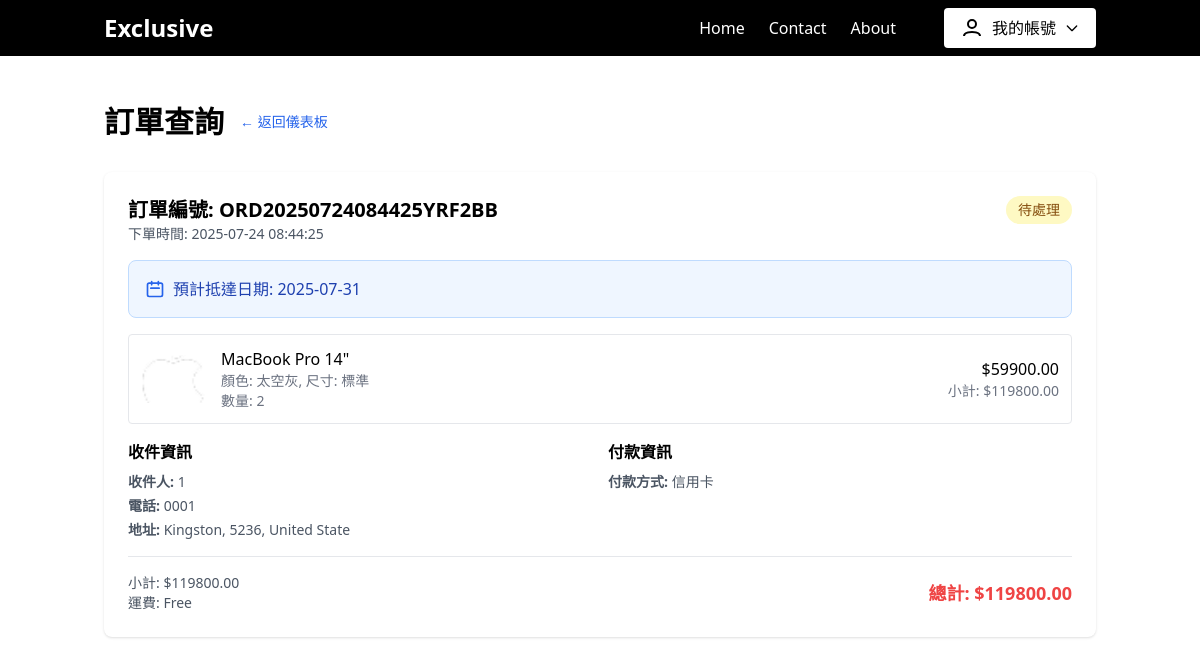
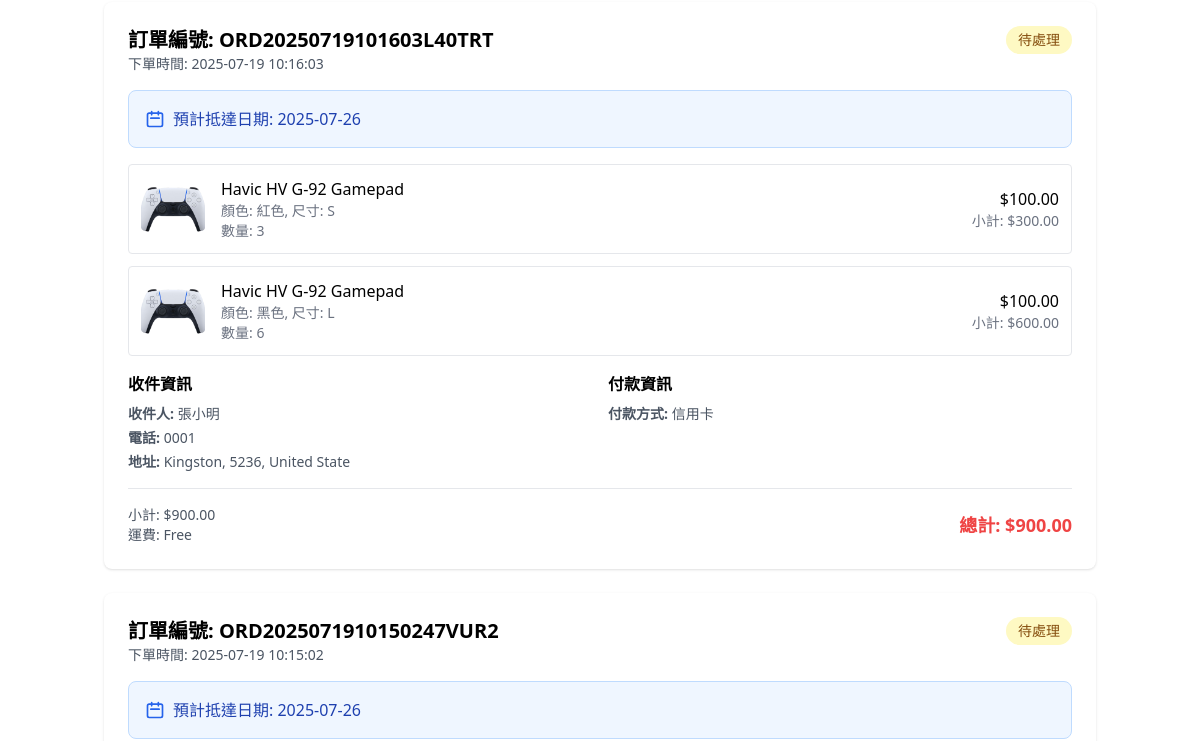
Page /orders (signed in, upper part) on the earlier database version (2 pictures, top to bottom).
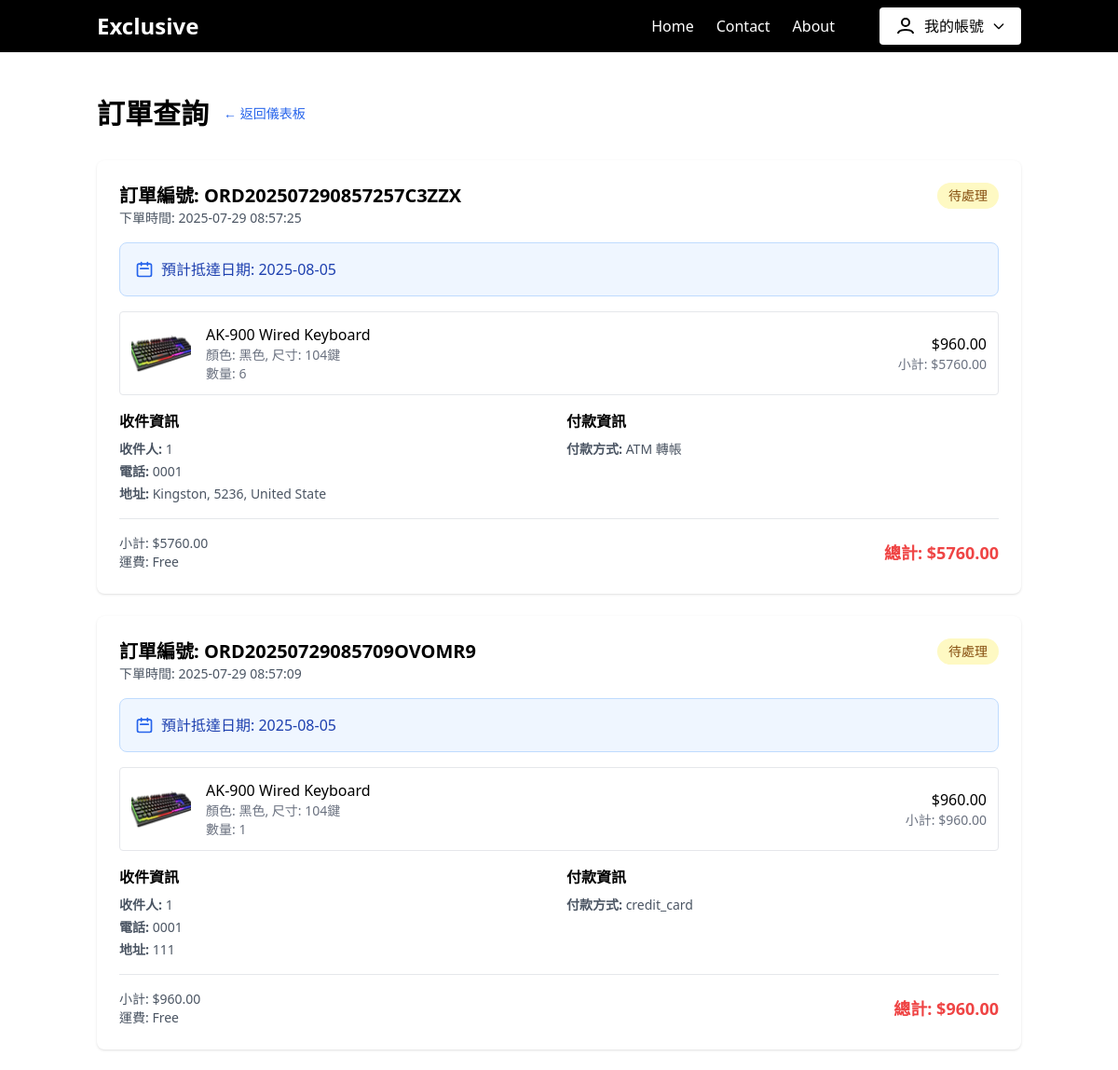
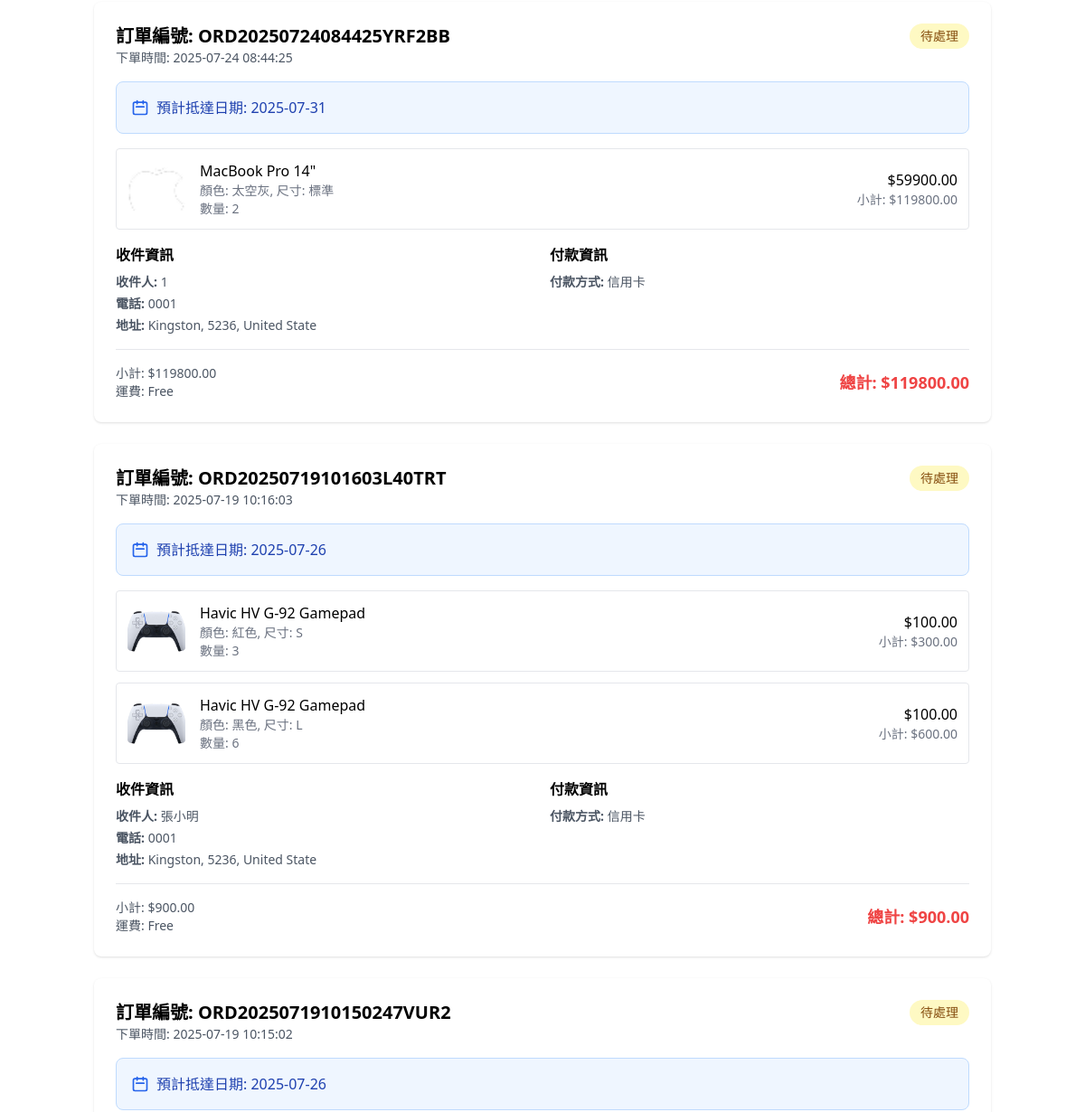
Same page on the later database version (2 pictures, top to bottom).
### app.py (models this page shows, shortened)
class Order(db.Model):
    id = db.Column(db.Integer, primary_key=True)
    user_id = db.Column(db.Integer, db.ForeignKey('user.id'), nullable=False)
    order_number = db.Column(db.String(50), unique=True, nullable=False)  # 訂單編號
    status = db.Column(db.String(20), default='pending')  # 訂單狀態：pending, processing, shipped, delivered, cancelled
    total_amount = db.Column(db.Float, nullable=False)  # 訂單總金額
    shipping_fee = db.Column(db.Float, default=0.0)  # 運費
    recipient_name = db.Column(db.String(100), nullable=False)  # 收件人姓名
    recipient_phone = db.Column(db.String(20), nullable=False)  # 收件人電話
    recipient_address = db.Column(db.String(200), nullable=False)  # 收件地址
    payment_method = db.Column(db.String(20), nullable=False)  # 付款方式
    note = db.Column(db.Text, nullable=True)  # 備註
    estimated_delivery = db.Column(db.DateTime, nullable=False)  # 預計抵達日期
    created_at = db.Column(db.DateTime, default=datetime.utcnow)
    updated_at = db.Column(db.DateTime, default=datetime.utcnow, onupdate=datetime.utcnow)
    user = db.relationship('User', backref='orders')
    items = db.relationship('OrderItem', backref='order', lazy=True, cascade='all, delete-orphan')

class OrderItem(db.Model):
    id = db.Column(db.Integer, primary_key=True)
    order_id = db.Column(db.Integer, db.ForeignKey('order.id'), nullable=False)
    product_id = db.Column(db.Integer, db.ForeignKey('product.id'), nullable=False)
    variant_id = db.Column(db.Integer, db.ForeignKey('product_variant.id'), nullable=True)
    product_name = db.Column(db.String(200), nullable=False)  # 商品名稱（快照）
    variant_info = db.Column(db.String(100), nullable=True)  # 變體信息（快照）
    price = db.Column(db.Float, nullable=False)  # 單價（快照）
    quantity = db.Column(db.Integer, nullable=False)  # 數量
    subtotal = db.Column(db.Float, nullable=False)  # 小計
    product = db.relationship('Product', backref='order_items')
    variant = db.relationship('ProductVariant', backref='order_items')

class Product(db.Model):
    id = db.Column(db.Integer, primary_key=True)
    name = db.Column(db.String(200), nullable=False)
    description = db.Column(db.Text, nullable=True)
    price = db.Column(db.Float, nullable=False)
    category = db.Column(db.String(100), nullable=True)
    image_url = db.Column(db.String(500), nullable=True)
    is_active = db.Column(db.Boolean, default=True)
    created_at = db.Column(db.DateTime, default=datetime.utcnow)
    updated_at = db.Column(db.DateTime, default=datetime.utcnow, onupdate=datetime.utcnow)
    variants = db.relationship('ProductVariant', backref='product', lazy=True, cascade='all, delete-orphan')

### app.py (the view)
@app.route('/orders')
def orders():
    if 'user_id' not in session:
        flash('請先登入')
        return redirect(url_for('login'))
    user = User.query.get(session['user_id'])
    if not user:
        session.clear()
        flash('用戶不存在')
        return redirect(url_for('login'))
    orders = Order.query.filter_by(user_id=user.id).order_by(Order.created_at.desc()).all()
    return render_template('Orders.html', user=user, orders=orders)

### templates/Orders.html (shortened to what this page needs)
<!DOCTYPE html>
<html lang="zh-Hant">
<head>
  <script src="https://cdn.tailwindcss.com"></script>
</head>
<body class="font-poppins bg-white">
  <header class="bg-black text-white">
    <div class="container mx-auto flex justify-between items-center py-2 px-4">
      <div class="text-2xl font-bold">Exclusive</div>
      <nav class="flex items-center gap-6">
        <ul class="flex gap-6">
          <li><a href="{{ url_for('home') }}" class="hover:underline">Home</a></li>
          <li><a href="{{ url_for('contact') }}" class="hover:underline">Contact</a></li>
          <li><a href="{{ url_for('about') }}" class="hover:underline">About</a></li>
        </ul>
        {% if user %}
          <div class="relative ml-6">
            <button id="accountDropdownBtn" class="flex items-center gap-2 px-4 py-2 bg-white text-black rounded hover:bg-gray-100 focus:outline-none">
              <svg class="w-6 h-6" fill="none" stroke="currentColor" stroke-width="2" viewBox="0 0 24 24"><circle cx="12" cy="8" r="4"/><path d="M4 20c0-4 8-4 8-4s8 0 8 4"/></svg>
              <span class="font-medium">我的帳號</span>
              <svg class="w-4 h-4" fill="none" stroke="currentColor" stroke-width="2" viewBox="0 0 24 24"><path stroke-linecap="round" stroke-linejoin="round" d="M19 9l-7 7-7-7" /></svg>
            </button>
          </div>
        {% else %}
          <ul class="flex gap-6">
            <li><a href="{{ url_for('login') }}" class="hover:underline">Login</a></li>
            <li><a href="{{ url_for('signup') }}" class="hover:underline">Sign Up</a></li>
          </ul>
        {% endif %}
      </nav>
    </div>
  </header>
  <main class="container mx-auto px-4 py-12 min-h-[60vh]">
    <div class="flex items-center gap-4 mb-8">
      <h1 class="text-3xl font-bold">訂單查詢</h1>
      <a href="{{ url_for('admin_dashboard') }}" class="text-blue-600 hover:text-blue-800 text-sm">← 返回儀表板</a>
    </div>
    {% if orders %}
    <div class="space-y-6">
      {% for order in orders %}
      <div class="bg-white rounded-lg shadow p-6">
        <div class="flex justify-between items-start mb-4">
          <div>
            <h2 class="text-xl font-semibold">訂單編號: {{ order.order_number }}</h2>
            <p class="text-gray-600 text-sm">下單時間: {{ order.created_at.strftime('%Y-%m-%d %H:%M:%S') }}</p>
          </div>
          <div class="text-right">
            <span class="inline-block px-3 py-1 rounded-full text-sm font-medium
              {% if order.status == 'pending' %}bg-yellow-100 text-yellow-800
              {% elif order.status == 'processing' %}bg-blue-100 text-blue-800
              {% elif order.status == 'shipped' %}bg-purple-100 text-purple-800
              {% elif order.status == 'delivered' %}bg-green-100 text-green-800
              {% elif order.status == 'cancelled' %}bg-red-100 text-red-800
              {% endif %}">
              {% if order.status == 'pending' %}待處理
              {% elif order.status == 'processing' %}處理中
              {% elif order.status == 'shipped' %}已出貨
              {% elif order.status == 'delivered' %}已送達
              {% elif order.status == 'cancelled' %}已取消
              {% endif %}
            </span>
          </div>
        </div>
        <div class="bg-blue-50 border border-blue-200 rounded-lg p-4 mb-4">
          <div class="flex items-center gap-2">
            <svg class="w-5 h-5 text-blue-600" fill="none" stroke="currentColor" stroke-width="2" viewBox="0 0 24 24">
              <path stroke-linecap="round" stroke-linejoin="round" d="M8 7V3m8 4V3m-9 8h10M5 21h14a2 2 0 002-2V7a2 2 0 00-2-2H5a2 2 0 00-2 2v12a2 2 0 002 2z" />
            </svg>
            <span class="font-medium text-blue-800">預計抵達日期: {{ order.estimated_delivery.strftime('%Y-%m-%d') }}</span>
          </div>
        </div>
        <div class="space-y-3 mb-4">
          {% for item in order.items %}
          <div class="flex items-center justify-between p-3 border rounded">
            <div class="flex items-center gap-4">
              <img src="{{ url_for('static', filename=item.product.image_url) if item.product.image_url else url_for('static', filename='images/gamepad.png') }}"
                   alt="{{ item.product_name }}" class="w-16 h-12 rounded object-cover"/>
              <div>
                <div class="font-medium">{{ item.product_name }}</div>
                {% if item.variant_info %}
                <div class="text-sm text-gray-500">{{ item.variant_info }}</div>
                {% endif %}
                <div class="text-sm text-gray-500">數量: {{ item.quantity }}</div>
              </div>
            </div>
            <div class="text-right">
              <div class="font-medium">${{ "%.2f"|format(item.price) }}</div>
              <div class="text-sm text-gray-500">小計: ${{ "%.2f"|format(item.subtotal) }}</div>
            </div>
          </div>
          {% endfor %}
        </div>
        <div class="grid grid-cols-1 md:grid-cols-2 gap-4 mb-4">
          <div>
            <h3 class="font-semibold mb-2">收件資訊</h3>
            <div class="text-sm text-gray-600 space-y-1">
              <p><strong>收件人:</strong> {{ order.recipient_name }}</p>
              <p><strong>電話:</strong> {{ order.recipient_phone }}</p>
              <p><strong>地址:</strong> {{ order.recipient_address }}</p>
            </div>
          </div>
          <div>
            <h3 class="font-semibold mb-2">付款資訊</h3>
            <div class="text-sm text-gray-600 space-y-1">
              <p><strong>付款方式:</strong>
                {% if order.payment_method == 'credit' %}信用卡
                {% elif order.payment_method == 'atm' %}ATM 轉帳
                {% elif order.payment_method == 'cod' %}貨到付款
                {% else %}{{ order.payment_method }}
                {% endif %}
              </p>
            </div>
          </div>
        </div>
        <div class="border-t pt-4">
          <div class="flex justify-between items-center">
            <div class="text-sm text-gray-600">
              <p>小計: ${{ "%.2f"|format(order.total_amount - order.shipping_fee) }}</p>
              <p>運費: {% if order.shipping_fee == 0 %}Free{% else %}${{ "%.2f"|format(order.shipping_fee) }}{% endif %}</p>
            </div>
            <div class="text-right">
              <div class="text-lg font-bold text-red-500">總計: ${{ "%.2f"|format(order.total_amount) }}</div>
            </div>
          </div>
        </div>
      </div>
      {% endfor %}
    </div>
    {% endif %}
  </main>
</body>
</html>

Differences in the rows shown:
added Order: order_number "ORD202507290857257C3ZZX", created_at "2025-07-29 08:57:25", status "待處理", estimated_delivery "2025-08-05", recipient_name "1", recipient_phone "0001", recipient_address "Kingston, 5236, United State", payment_method "ATM 轉帳", order.total_amount-order.shipping_fee "5760.00", shows "Free", total_amount "5760.00"
added OrderItem: image_url (picture), product_name "AK-900 Wired Keyboard", variant_info "顏色: 黑色, 尺寸: 104鍵", quantity "6", price "960.00", subtotal "5760.00", shown under "ORD202507290857257C3ZZX"
added Order: order_number "ORD20250729085709OVOMR9", created_at "2025-07-29 08:57:09", status "待處理", estimated_delivery "2025-08-05", recipient_name "1", recipient_phone "0001", recipient_address "111", payment_method "credit_card", order.total_amount-order.shipping_fee "960.00", shows "Free", total_amount "960.00"
added OrderItem: image_url (picture), product_name "AK-900 Wired Keyboard", variant_info "顏色: 黑色, 尺寸: 104鍵", quantity "1", price "960.00", subtotal "960.00", shown under "ORD20250729085709OVOMR9"
